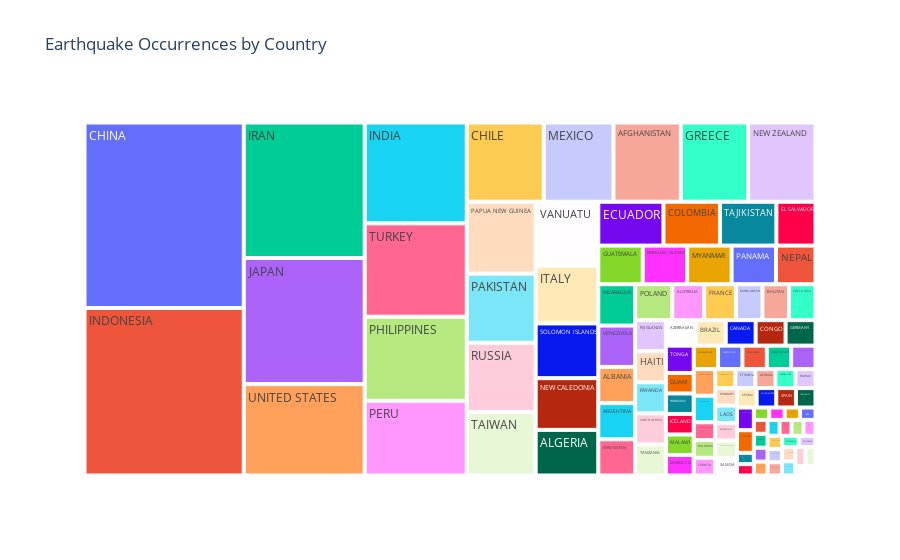

Notebook code for this chart:
### Code cell
import plotly.express as px

fig = px.treemap(
    country_counts,
    path=["Country Name"],
    values="Count",
    title="Earthquake Occurrences by Country",
    hover_data={"Count": True, "Average Magnitude": True}  # Pass 'Average Magnitude' explicitly
)

# custom hover 
fig.update_traces(
    customdata=country_counts[["Average Magnitude"]].values,  # Include custom data for hovertemplate
    hovertemplate="<b>%{label}</b><br>Count: %{value}<br>Average Magnitude: %{customdata[0]:.2f}<extra></extra>"
)

fig.show()

### Figure 1 — Plotly figure (JSON) as saved in the notebook; plotly's stock layout.template omitted (floating-point values rounded to 4 significant figures)
{"data": [{"branchvalues": "total", "customdata": [[5.869], [6.627], [5.707], [6.822], [6.438], [5.589], [5.905], [6.726], [6.601], [7.053], [6.941], [6.248], [6.406], [6.187], [7.155], [5.873], [7.048], [6.687], [7.1], [5.461], [7.323], [7.175], [5.424], [6.41], [6.473], [5.784], [6.674], [7.535], [6.289], [6.472], [6.253], [6.228], [5.878], [6.171], [6.067], [6.353], [3.8], [5.656], [6.638], [4.938], [7.3], [5.58], [6.522], [5.914], [4.846], [6.013], [4.98], [5.573], [6.533], [7.613], [6.25], [5.85], [4.64], [5.083], [6.35], [5.45], [6.067], [6.237], [4.967], [4.933], [7.4], [6.025], [6.583], [6.457], [7.714], [7.188], [7.663], [5.4], [3.933], [5.225], [5.533], [5.217], [5.7], [5.6], [7.233], [4.9], [5.533], [6.5], [5.912], [6.688], [5.914], [6.425], [6.787], [5.963], [5.383], [7.8], [6.75], [4.4], [7.025], [5.7], [6.717], [7.65], [5.567], [6.575], [4.7], [5.9], [6.21], [4.1], [2.2], [5.5], [5.917], [3.9], [5.65], [5.4], [5.8], [6.357], [5.3], [4.886], [5.9]], "domain": {"x": [0, 1], "y": [0, 1]}, "hovertemplate": "<b>%{label}</b><br>Count: %{value}<br>Average Magnitude: %{customdata[0]:.2f}<extra></extra>", "ids": ["AFGHANISTAN", "ALBANIA", "ALGERIA", "ANATAHAN REGION, N. MARIANA ISLANDS", "ARGENTINA", "ATLANTIC OCEAN", "AUSTRALIA", "AZERBAIJAN", "BALKANS NW: KOSOVO; MACEDONIA: N", "BANGLADESH", "BHUTAN", "BOSNIA-HERZEGOVINA", "BRAZIL", "BULGARIA", "BURUNDI", "CANADA", "CHILE", "CHINA", "COLOMBIA", "COMOROS", "CONGO", "COSTA RICA", "CROATIA", "CUBA", "CZECH REPUBLIC", "DOMINICAN REPUBLIC", "ECUADOR", "EGYPT", "EL SALVADOR", "ETHIOPIA", "FIJI ISLANDS", "FRANCE", "GEORGIA", "GERMANY", "GREECE", "GUADELOUPE", "GUAM", "GUATEMALA", "GULF OF MEXICO", "HAITI", "HAWAII", "HONDURAS", "HUNGARY", "ICELAND", "INDIA", "INDIAN OCEAN", "INDONESIA", "IRAN", "ITALY", "JAPAN", "JORDAN", "KAZAKHSTAN", "KERMADEC ISLANDS", "KYRGYZSTAN", "LAOS", "LEBANON", "MACEDONIA", "MADAGASCAR", "MALAWI", "MALAYSIA", "MARTINIQUE", "MEXICO", "MONTENEGRO", "MOROCCO", "MOZAMBIQUE", "MYANMAR", "NEPAL", "NEW CALEDONIA", "NEW ZEALAND", "NICARAGUA", "NORTHERN MARIANA ISLANDS", "PAKISTAN", "PANAMA", "PAPUA NEW GUINEA", "PERU", "PHILIPPINES", "POLAND", "PUERTO RICO", "ROMANIA", "RUSSIA", "RWANDA", "SAMOA", "SAUDI ARABIA", "SCOTIA SEA", "SERBIA", "SLOVAKIA", "SLOVENIA", "SOLOMON ISLANDS", "SOUTH AFRICA", "SOUTH KOREA", "SOUTH SANDWICH ISLANDS", "SPAIN", "SWITZERLAND", "TAIWAN", "TAJIKISTAN", "TANZANIA", "THAILAND", "THE NETHERLANDS", "TONGA", "TRINIDAD AND TOBAGO", "TURKEY", "TURKMENISTAN", "UNITED KINGDOM", "UNITED STATES", "UZBEKISTAN", "VANUATU", "VENEZUELA", "VIETNAM", "ZAMBIA"], "labels": ["AFGHANISTAN", "ALBANIA", "ALGERIA", "ANATAHAN REGION, N. MARIANA ISLANDS", "ARGENTINA", "ATLANTIC OCEAN", "AUSTRALIA", "AZERBAIJAN", "BALKANS NW: KOSOVO; MACEDONIA: N", "BANGLADESH", "BHUTAN", "BOSNIA-HERZEGOVINA", "BRAZIL", "BULGARIA", "BURUNDI", "CANADA", "CHILE", "CHINA", "COLOMBIA", "COMOROS", "CONGO", "COSTA RICA", "CROATIA", "CUBA", "CZECH REPUBLIC", "DOMINICAN REPUBLIC", "ECUADOR", "EGYPT", "EL SALVADOR", "ETHIOPIA", "FIJI ISLANDS", "FRANCE", "GEORGIA", "GERMANY", "GREECE", "GUADELOUPE", "GUAM", "GUATEMALA", "GULF OF MEXICO", "HAITI", "HAWAII", "HONDURAS", "HUNGARY", "ICELAND", "INDIA", "INDIAN OCEAN", "INDONESIA", "IRAN", "ITALY", "JAPAN", "JORDAN", "KAZAKHSTAN", "KERMADEC ISLANDS", "KYRGYZSTAN", "LAOS", "LEBANON", "MACEDONIA", "MADAGASCAR", "MALAWI", "MALAYSIA", "MARTINIQUE", "MEXICO", "MONTENEGRO", "MOROCCO", "MOZAMBIQUE", "MYANMAR", "NEPAL", "NEW CALEDONIA", "NEW ZEALAND", "NICARAGUA", "NORTHERN MARIANA ISLANDS", "PAKISTAN", "PANAMA", "PAPUA NEW GUINEA", "PERU", "PHILIPPINES", "POLAND", "PUERTO RICO", "ROMANIA", "RUSSIA", "RWANDA", "SAMOA", "SAUDI ARABIA", "SCOTIA SEA", "SERBIA", "SLOVAKIA", "SLOVENIA", "SOLOMON ISLANDS", "SOUTH AFRICA", "SOUTH KOREA", "SOUTH SANDWICH ISLANDS", "SPAIN", "SWITZERLAND", "TAIWAN", "TAJIKISTAN", "TANZANIA", "THAILAND", "THE NETHERLANDS", "TONGA", "TRINIDAD AND TOBAGO", "TURKEY", "TURKMENISTAN", "UNITED KINGDOM", "UNITED STATES", "UZBEKISTAN", "VANUATU", "VENEZUELA", "VIETNAM", "ZAMBIA"], "name": "", "parents": ["", "", "", "", "", "", "", "", "", "", "", "", "", "", "", "", "", "", "", "", "", "", "", "", "", "", "", "", "", "", "", "", "", "", "", "", "", "", "", "", "", "", "", "", "", "", "", "", "", "", "", "", "", "", "", "", "", "", "", "", "", "", "", "", "", "", "", "", "", "", "", "", "", "", "", "", "", "", "", "", "", "", "", "", "", "", "", "", "", "", "", "", "", "", "", "", "", "", "", "", "", "", "", "", "", "", "", "", ""], "type": "treemap", "values": [28, 7, 15, 1, 7, 1, 6, 4, 1, 5, 5, 2, 4, 2, 1, 4, 32, 155, 13, 1, 4, 5, 2, 1, 1, 2, 15, 1, 9, 2, 5, 6, 2, 4, 28, 2, 3, 9, 1, 5, 2, 3, 2, 3, 54, 1, 140, 86, 19, 80, 1, 1, 9, 7, 2, 1, 2, 1, 3, 1, 1, 29, 1, 3, 3, 9, 8, 17, 28, 8, 2, 25, 9, 26, 40, 45, 7, 3, 1, 25, 5, 2, 3, 3, 2, 1, 1, 18, 5, 2, 3, 2, 1, 23, 13, 5, 2, 2, 4, 3, 50, 1, 3, 58, 1, 21, 8, 2, 1]}], "layout": {"legend": {"tracegroupgap": 0}, "title": {"text": "Earthquake Occurrences by Country"}}}
